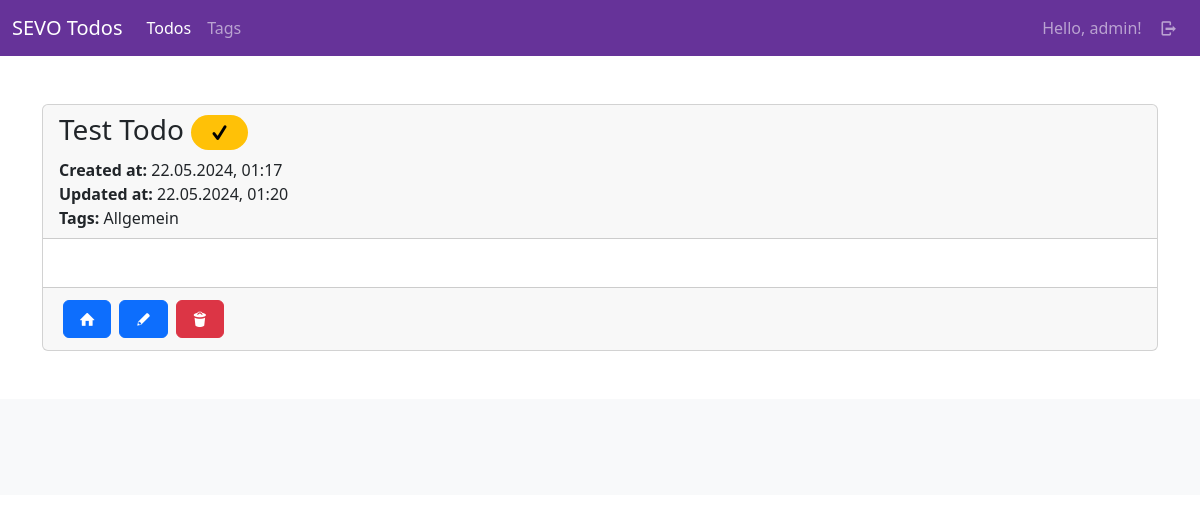
The app's page /todos/detail/11 (signed in), older data.
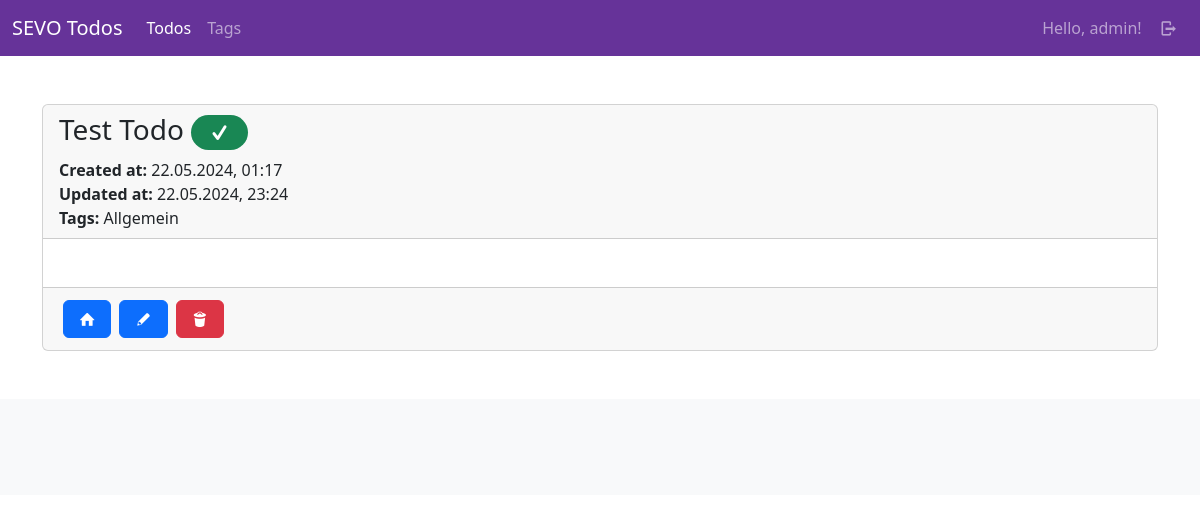
The same page, newer data.
### todos/models.py (models this page shows, shortened)
class Todo(models.Model):
    user = models.ForeignKey(User, on_delete=models.CASCADE)
    title = models.CharField(max_length=255)
    content = tinymce_models.HTMLField()
    tags = models.ManyToManyField(Tag, blank=True)
    done = models.BooleanField(default=False)
    created_at = models.DateTimeField(auto_now_add=True)
    updated_at = models.DateTimeField(auto_now=True)
    class Meta:
        ordering = ["-created_at"]
        pass
    def get_tags_str(self):
        tags = self.tags.all()
        tags_list = [tag.name for tag in tags]
        return ", ".join(tags_list)

class Tag(models.Model):
    user = models.ForeignKey(User, on_delete=models.CASCADE)
    name = models.CharField(max_length=100)
    class Meta:
        ordering = ["name"]

### todos/views/todo_views.py (the view)
# urls.py: path("detail/<int:id>", todo_views.detail, name="todos-detail"),
@login_required(login_url="sevo-auth-login")
def detail(request, id):
    current_user = request.user
    todo = get_object_or_404(models.Todo, id=id, user=current_user)
    return render(request, "todos/todo/detail.html", {
        "title": _("Todo detail"),
        "todo": todo
    })

### todos/templates/todos/todo/detail.html (shortened to what this page needs)
{% extends "base_main.html" %}
{% load i18n %}
{% block main %}
    <div class="card">
        <div class="card-header">
            <h3>{{ todo.title }}
                <span class="badge rounded-pill {% if todo.done %}text-bg-success{% else %}text-bg-warning{% endif %}">
                    <i class="demo-icon icon-check"></i>
                </span>
            </h3>
            <div>
                <strong>{% trans "Created at" %}:</strong> {{ todo.created_at|date:"d.m.Y, H:i" }}
            </div>
            <div>
                <strong>{% trans "Updated at" %}:</strong> {{ todo.updated_at|date:"d.m.Y, H:i" }}
            </div>
            <div>
                <strong>{% trans "Tags" %}:</strong>
                {{ todo.get_tags_str}}
            </div>
        </div>
        <div class="card-body">
        </div>
        <div class="card-footer">
            <div class="d-flex justify-content-start align-content-center">
                <a class="d-block btn btn-primary d-block m-1" href="{% url "todos-index" %}"><i class="demo-icon icon-home"></i></a>
                <a class="btn btn-primary d-block m-1" href="{% url "todos-update" id=todo.id %}"><i class="demo-icon icon-pencil"></i></a>
                <a class="btn btn-danger d-block m-1" href="{% url "todos-delete" id=todo.id %}"><i class="demo-icon icon-trash"></i></a>
            </div>
        </div>
    </div>
{%  endblock %}

### templates/base_main.html (shortened to what this page needs)
{% extends "base.html" %}
{% block content %}
<div class="container py-5">
    <div class="row">
        <main class="col-lg-12">
            {% block main %}{% endblock %}
        </main>
    </div>
</div>
{% endblock %}

### templates/base.html (shortened to what this page needs)
{% load static %}
<!DOCTYPE html>
<html>
<head>
    <link rel="stylesheet" href="{% static "vendor/bootstrap/css/bootstrap.min.css" %}">
    <link rel="stylesheet" href="{% static "vendor/fontello/css/entypo.css" %}">
    <link rel="stylesheet" href="{% static "css/style.css" %}">
</head>
<body>
    {% include "partials/_navbar.html" %}
    {% block content %}{% endblock %}
    <footer class="bg-light py-5">
    </footer>
</body>
</html>

### templates/partials/_navbar.html (shortened to what this page needs)
{% load i18n %}
<nav class="navbar navbar-expand-lg navbar-dark bg-rebecca-purple">
    <div class="container-fluid">
        <a class="navbar-brand" href="/">SEVO Todos</a>
        <div class="collapse navbar-collapse" id="navbarContent">
            <ul class="navbar-nav me-auto mb-2 mb-lg-0">
                {% if user.is_authenticated %}
                <li class="nav-item">
                    <a class="nav-link{% if "todos" in request.path %} active{% endif %}"{% if "todos" in request.path %} aria-current="page"{% endif %} href="{% url "todos-index" %}">{% trans "Todos" %}</a>
                </li>
                {% endif %}
                {% if user.is_authenticated %}
                <li class="nav-item">
                    <a class="nav-link{% if "tag" in request.path %} active{% endif %}"{% if "tag" in request.path %} aria-current="page"{% endif %} href="{% url "todos-tag-index" %}">{% trans "Tags" %}</a>
                </li>
                {% endif %}
            </ul>
            <ul class="navbar-nav mb-2 mb-lg-0">
                {% if user.is_authenticated %}
                    <li class="nav-item">
                        <a class="nav-link" href="{% url "sevo-auth-user-detail" %}">{% trans "Hello" %}, {{ user }}!</a>
                    </li>
                    <li class="nav-item">
                        <a class="nav-link" href="{% url "sevo-auth-logout" %}"><i class="demo-icon icon-logout"></i></a>
                    </li>
                {% else %}
                    <li class="nav-item">
                        <a class="nav-link {% if "login" in request.path %} active{% endif %}"{% if "members" in request.path %} aria-current="page"{% endif %} href="{% url "sevo-auth-login" %}"><i class="demo-icon icon-user"></i></a>
                    </li>
                {% endif %}
            </ul>
        </div>
    </div>
</nav>

### static/css/style.css (style rules this page uses)
.bg-rebecca-purple { background-color: rebeccapurple; }

Row changes from the older to the newer data that the page shows:
changed Todo "Test Todo": done False → True (drawn); updated_at "22.05.2024, 01:20" → "22.05.2024, 23:24"
